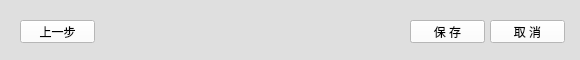
  <widget class="QWidget" name="widget_2" native="true">
   <property name="geometry">
    <rect>
     <x>0</x>
     <y>370</y>
     <width>580</width>
     <height>60</height>
    </rect>
   </property>
   <property name="styleSheet">
    <string notr="true">background-color: rgb(223, 223, 223);</string>
   </property>
   <widget class="QPushButton" name="pushButton_PreStep">
    <property name="geometry">
     <rect>
      <x>20</x>
      <y>20</y>
      <width>75</width>
      <height>23</height>
     </rect>
    </property>
    <property name="styleSheet">
     <string notr="true">background-color: rgb(255, 255, 255);</string>
    </property>
    <property name="text">
     <string>上一步</string>
    </property>
   </widget>
   <widget class="QPushButton" name="pushButton_NextStep">
    <property name="geometry">
     <rect>
      <x>410</x>
      <y>20</y>
      <width>75</width>
      <height>23</height>
     </rect>
    </property>
    <property name="styleSheet">
     <string notr="true">background-color: rgb(255, 255, 255);</string>
    </property>
    <property name="text">
     <string>下一步</string>
    </property>
   </widget>
   <widget class="QPushButton" name="pushButton_Cancel">
    <property name="geometry">
     <rect>
      <x>490</x>
      <y>20</y>
      <width>75</width>
      <height>23</height>
     </rect>
    </property>
    <property name="styleSheet">
     <string notr="true">background-color: rgb(255, 255, 255);</string>
    </property>
    <property name="text">
     <string>取 消</string>
    </property>
   </widget>
   <widget class="QPushButton" name="pushButton_save">
    <property name="geometry">
     <rect>
      <x>410</x>
      <y>20</y>
      <width>75</width>
      <height>23</height>
     </rect>
    </property>
    <property name="styleSheet">
     <string notr="true">background-color: rgb(255, 255, 255);</string>
    </property>
    <property name="text">
     <string>保 存</string>
    </property>
   </widget>
  </widget>
